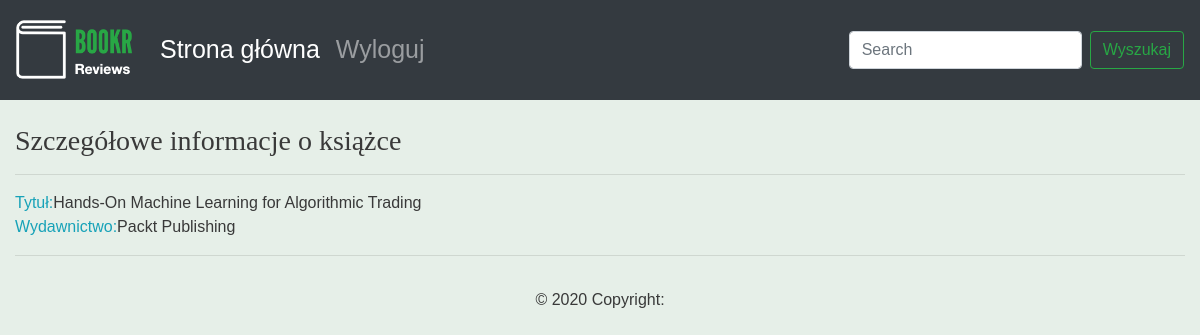
/book/2/, run on an earlier commit of the app's database.
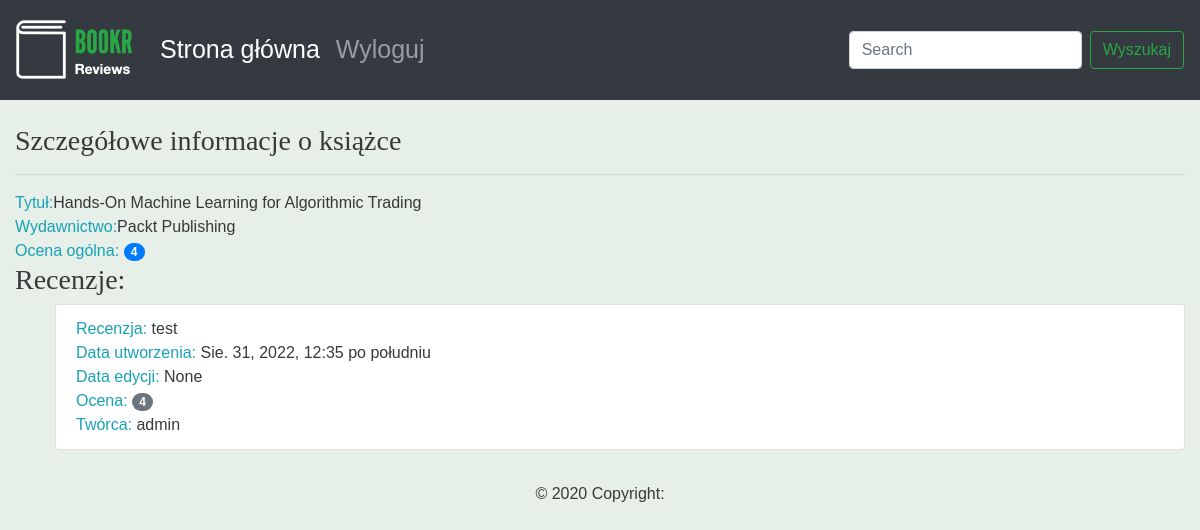
And on a later commit of the database.
### reviews/models.py (models this page shows, shortened)
class Book(models.Model):
    """Opublikowana książka."""
    title = models.CharField(max_length=70,
                             help_text="Tytuł książki.")
    publication_date = models.DateField(
        verbose_name="Data publikacji książki.")
    isbn = models.CharField(max_length=20,
                            verbose_name="Numer ISBN książki.")
    publisher = models.ForeignKey(Publisher, on_delete=models.CASCADE)
    contributors = models.ManyToManyField("Contributor", through="BookContributor")
    cover = models.ImageField(null=True, blank=True, upload_to="book_covers/")
    sample = models.FileField(null=True, blank=True, upload_to="book_samples/")

class Publisher(models.Model):
    name = models.CharField(max_length=50, help_text="Nazwa wydawnictwa")
    website = models.URLField(help_text="Witryna www")
    email = models.EmailField(help_text="Adres email")
    def __str__(self):
        return self.name

class Review(models.Model):
    content = models.TextField(help_text="Tekst recenzji.")
    rating = models.IntegerField(help_text="Ocena użytkownika.")
    date_created = models.DateTimeField(auto_now_add=True,
                                        help_text="Data i czas utworzenia recenzji.")
    date_edited = models.DateTimeField(null=True,
                                       help_text="Data i czas ostatniej edycji recenzji.")
    creator = models.ForeignKey(auth.get_user_model(), on_delete=models.CASCADE)
    book = models.ForeignKey(Book, on_delete=models.CASCADE,
                             help_text="Recenzowana książka.")

### reviews/views.py (the view)
# urls.py: path('book/<int:pk>/', views.book_detail, name="book_detail"),
def book_detail(request, pk):
    book = get_object_or_404(Book, pk=pk)
    reviews = book.review_set.all()
    if reviews:
        book_rating = average_rating([review.rating for review in reviews])
        context = {'book': book,
                   'book_rating': book_rating,
                   'reviews': reviews}
    else:
        context = {'book': book,
                   'book_rating': None,
                   'reviews': None}
    return render(request, "reviews/book_detail.html", context)

### reviews/utils.py (called while the page is built)
def average_rating(rating_list):
    if not rating_list:
        return 0
    return round(sum(rating_list) / len(rating_list))

### reviews/templates/reviews/book_detail.html (shortened to what this page needs)
{% extends 'base.html' %}
{% block content %}
<br>
<h3>Szczegółowe informacje o książce</h3>
<hr>
<span class="text-info">Tytuł:</span><span>{{ book.title }}</span>
<br>
<span class="text-info">Wydawnictwo:</span><span>{{ book.publisher }}</span>
<br>
{% if not reviews %}
<hr>
{% else %}
<span class="text-info">Ocena ogólna: </span><span class="badge badge-primary badge-pill">{{ book_rating }}</span>
<br>
<h3>Recenzje:</h3>
<ul>
    {% for review in reviews %}
    <li class="list-group-item">
                        <span class="text-info">Recenzja: </span> <span>{{ review.content }}</span>
                        <br>
                        <span class="text-info">Data utworzenia: </span><span>{{ review.date_created }}</span>
                        <br>
                        <span class="text-info">Data edycji: </span><span>{{ review.date_edited }}</span>
                        <br>
                        <span class="text-info">Ocena: </span><span class="badge badge-secondary badge-pill">{{ review.rating }}</span>
                        <br>
                        <span class="text-info">Twórca: </span><span>{{ review.creator.username }}</span>
                        <br>
                  </li>
    {% endfor %}
</ul>
{% endif %}
{% endblock %}

### templates/base.html (shortened to what this page needs)
<!DOCTYPE html>
{% load static %}
<html lang="en">
<head>
    <link rel="stylesheet" href="https://cdn.jsdelivr.net/npm/bootstrap@4.4.1/dist/css/bootstrap.min.css">
    <link rel="stylesheet" href="https://cdnjs.cloudflare.com/ajax/libs/font-awesome/4.7.0/css/font-awesome.min.css">
    <link rel="stylesheet" href="{% static 'css/blog.css' %}">
</head>
<body>
<nav class="navbar navbar-expand-sm navbar-dark bg-dark sticky-top">
    <a class="navbar-brand" href="/">{% block brand %}<img src="{% static 'reviews/logo.png' %}">{% endblock %}</a>
        <div class="collapse navbar-collapse" id="navbarSupportedContent">
            <ul class="navbar-nav mr-auto">
                <li class="nav-item active">
                    <a class="nav-link" href="/books/">Strona główna <span class="sr-only">(current)</span></a>
                </li>
                <li class="nav-item">
                <a class="nav-link" href="#">Wyloguj</a>
                </li>
            </ul>
             <form action="{% url 'book_search' %}" class="form-inline my-2 my-lg-0">
              <input class="form-control mr-sm-2" type="search" placeholder="Search" aria-label="Search" value="{{ search_text }}">
              <button class="btn btn-outline-success my-2 my-sm-0" type="submit">Wyszukaj</button>
            </form>
          </div>
</nav>
<div class="container-fluid">
{% block content %}{% endblock %}
</div>
<footer class="page-footer font-small blue">
    <div class="footer-copyright text-center py-3">© 2020 Copyright:</div>
</footer>
</body>
</html>

### reviews/static/css/blog.css (style rules this page uses)
.navbar { min-height: 100px; font-size: 25px; }
.navbar-brand { font-size: 25px; }
.navbar-brand > img { height: 60px; }
body { font-family: 'Source Sans Pro', sans-serif; background-color: #e6efe8; color: #393939; }
h1, h2, h3, h4, h5, h6 { font-family: 'Libre Baskerville', serif; }

What changed in the data, as far as the page shows it:
added Review: content "test", date_created "Sie. 31, 2022, 12:35 po południu", date_edited "None", rating "4", creator.username "admin"
Also different on the page:
{{ book_rating }}: (not shown) → "4"
text now shown: "Ocena ogólna: Recenzje:"
